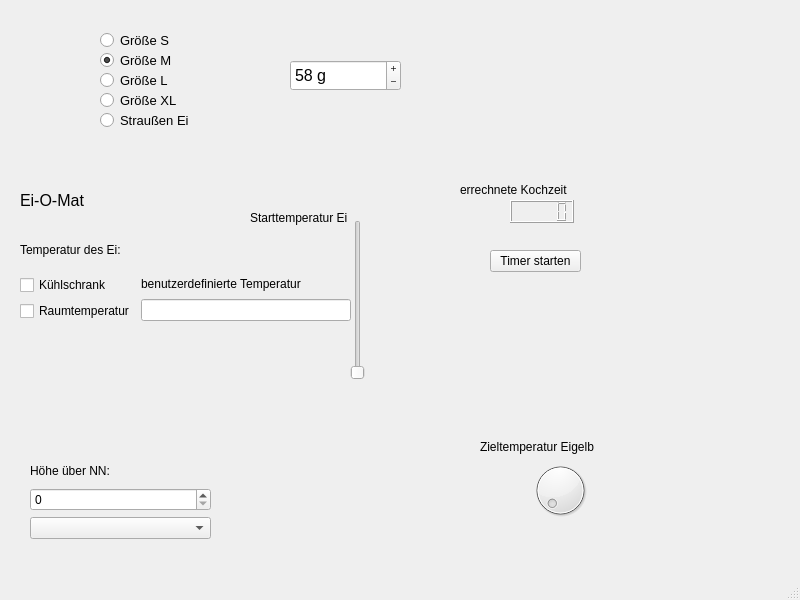
<?xml version="1.0" encoding="UTF-8"?>
<ui version="4.0">
 <class>MainWindow</class>
 <widget class="QMainWindow" name="MainWindow">
  <property name="geometry">
   <rect>
    <x>0</x>
    <y>0</y>
    <width>800</width>
    <height>600</height>
   </rect>
  </property>
  <property name="windowTitle">
   <string>MainWindow</string>
  </property>
  <widget class="QWidget" name="centralwidget">
   <widget class="QRadioButton" name="ButtonSizeL">
    <property name="geometry">
     <rect>
      <x>100</x>
      <y>70</y>
      <width>131</width>
      <height>20</height>
     </rect>
    </property>
    <property name="font">
     <font>
      <pointsize>10</pointsize>
     </font>
    </property>
    <property name="text">
     <string>Größe L</string>
    </property>
   </widget>
   <widget class="QRadioButton" name="ButtonSizeXL">
    <property name="geometry">
     <rect>
      <x>100</x>
      <y>90</y>
      <width>131</width>
      <height>20</height>
     </rect>
    </property>
    <property name="font">
     <font>
      <pointsize>10</pointsize>
     </font>
    </property>
    <property name="text">
     <string>Größe XL</string>
    </property>
   </widget>
   <widget class="QRadioButton" name="ButtonSizeM">
    <property name="geometry">
     <rect>
      <x>100</x>
      <y>50</y>
      <width>131</width>
      <height>20</height>
     </rect>
    </property>
    <property name="font">
     <font>
      <pointsize>10</pointsize>
     </font>
    </property>
    <property name="text">
     <string>Größe M</string>
    </property>
    <property name="checked">
     <bool>true</bool>
    </property>
   </widget>
   <widget class="QRadioButton" name="ButtonSizeS">
    <property name="geometry">
     <rect>
      <x>100</x>
      <y>30</y>
      <width>131</width>
      <height>20</height>
     </rect>
    </property>
    <property name="font">
     <font>
      <pointsize>10</pointsize>
     </font>
    </property>
    <property name="text">
     <string>Größe S</string>
    </property>
   </widget>
   <widget class="QSpinBox" name="spinBox">
    <property name="geometry">
     <rect>
      <x>290</x>
      <y>60</y>
      <width>111</width>
      <height>31</height>
     </rect>
    </property>
    <property name="font">
     <font>
      <pointsize>12</pointsize>
     </font>
    </property>
    <property name="buttonSymbols">
     <enum>QAbstractSpinBox::PlusMinus</enum>
    </property>
    <property name="accelerated">
     <bool>true</bool>
    </property>
    <property name="suffix">
     <string> g</string>
    </property>
    <property name="prefix">
     <string/>
    </property>
    <property name="minimum">
     <number>10</number>
    </property>
    <property name="maximum">
     <number>2000</number>
    </property>
    <property name="value">
     <number>58</number>
    </property>
   </widget>
   <widget class="QRadioButton" name="ButtonSizeOstrich">
    <property name="geometry">
     <rect>
      <x>100</x>
      <y>110</y>
      <width>131</width>
      <height>20</height>
     </rect>
    </property>
    <property name="font">
     <font>
      <pointsize>10</pointsize>
     </font>
    </property>
    <property name="text">
     <string>Straußen Ei</string>
    </property>
   </widget>
   <widget class="QLabel" name="label">
    <property name="geometry">
     <rect>
      <x>20</x>
      <y>190</y>
      <width>240</width>
      <height>21</height>
     </rect>
    </property>
    <property name="lineWidth">
     <number>3</number>
    </property>
    <property name="midLineWidth">
     <number>1</number>
    </property>
    <property name="text">
     <string>&lt;html&gt;&lt;head/&gt;&lt;body&gt;&lt;p&gt;&lt;span style=&quot; font-size:12pt;&quot;&gt;Ei-O-Mat&lt;/span&gt;&lt;/p&gt;&lt;/body&gt;&lt;/html&gt;</string>
    </property>
   </widget>
   <widget class="QPushButton" name="start_Timer">
    <property name="geometry">
     <rect>
      <x>490</x>
      <y>250</y>
      <width>91</width>
      <height>22</height>
     </rect>
    </property>
    <property name="text">
     <string>Timer starten</string>
    </property>
   </widget>
   <widget class="QLabel" name="label_3">
    <property name="geometry">
     <rect>
      <x>460</x>
      <y>180</y>
      <width>121</width>
      <height>20</height>
     </rect>
    </property>
    <property name="text">
     <string>errechnete Kochzeit</string>
    </property>
   </widget>
   <widget class="QSlider" name="verticalSlider">
    <property name="geometry">
     <rect>
      <x>350</x>
      <y>220</y>
      <width>16</width>
      <height>160</height>
     </rect>
    </property>
    <property name="orientation">
     <enum>Qt::Vertical</enum>
    </property>
   </widget>
   <widget class="QWidget" name="verticalLayoutWidget_6">
    <property name="geometry">
     <rect>
      <x>480</x>
      <y>440</y>
      <width>160</width>
      <height>80</height>
     </rect>
    </property>
    <layout class="QVBoxLayout" name="verticalLayout_6">
     <item>
      <widget class="QLabel" name="label_7">
       <property name="text">
        <string>Zieltemperatur Eigelb</string>
       </property>
      </widget>
     </item>
     <item>
      <widget class="QDial" name="dial">
       <property name="mouseTracking">
        <bool>true</bool>
       </property>
       <property name="contextMenuPolicy">
        <enum>Qt::CustomContextMenu</enum>
       </property>
      </widget>
     </item>
    </layout>
   </widget>
   <widget class="QLCDNumber" name="lcdNumber">
    <property name="geometry">
     <rect>
      <x>510</x>
      <y>200</y>
      <width>64</width>
      <height>23</height>
     </rect>
    </property>
   </widget>
   <widget class="QWidget" name="verticalLayoutWidget">
    <property name="geometry">
     <rect>
      <x>20</x>
      <y>230</y>
      <width>331</width>
      <height>91</height>
     </rect>
    </property>
    <layout class="QVBoxLayout" name="verticalLayout">
     <item>
      <widget class="QLabel" name="label_2">
       <property name="text">
        <string>Temperatur des Ei:</string>
       </property>
      </widget>
     </item>
     <item>
      <layout class="QHBoxLayout" name="horizontalLayout">
       <item>
        <layout class="QVBoxLayout" name="verticalLayout_2">
         <item>
          <widget class="QCheckBox" name="checkBox">
           <property name="text">
            <string>Kühlschrank</string>
           </property>
          </widget>
         </item>
         <item>
          <widget class="QCheckBox" name="checkBox_2">
           <property name="text">
            <string>Raumtemperatur</string>
           </property>
          </widget>
         </item>
        </layout>
       </item>
       <item>
        <layout class="QVBoxLayout" name="verticalLayout_3">
         <item>
          <widget class="QLabel" name="label_5">
           <property name="text">
            <string>benutzerdefinierte Temperatur</string>
           </property>
          </widget>
         </item>
         <item>
          <widget class="QLineEdit" name="lineEdit_2"/>
         </item>
        </layout>
       </item>
      </layout>
     </item>
    </layout>
   </widget>
   <widget class="QLabel" name="label_9">
    <property name="geometry">
     <rect>
      <x>250</x>
      <y>210</y>
      <width>131</width>
      <height>16</height>
     </rect>
    </property>
    <property name="text">
     <string>Starttemperatur Ei</string>
    </property>
   </widget>
   <widget class="QWidget" name="formLayoutWidget">
    <property name="geometry">
     <rect>
      <x>600</x>
      <y>180</y>
      <width>160</width>
      <height>191</height>
     </rect>
    </property>
    <layout class="QFormLayout" name="formLayout"/>
   </widget>
   <widget class="QWidget" name="verticalLayoutWidget_7">
    <property name="geometry">
     <rect>
      <x>30</x>
      <y>460</y>
      <width>181</width>
      <height>79</height>
     </rect>
    </property>
    <layout class="QVBoxLayout" name="verticalLayout_7">
     <item>
      <widget class="QLabel" name="label_hight">
       <property name="text">
        <string>Höhe über NN:</string>
       </property>
      </widget>
     </item>
     <item>
      <widget class="QSpinBox" name="spinBox_2"/>
     </item>
     <item>
      <widget class="QComboBox" name="comboBox">
       <property name="currentText">
        <string/>
       </property>
      </widget>
     </item>
    </layout>
   </widget>
  </widget>
  <widget class="QMenuBar" name="menubar">
   <property name="geometry">
    <rect>
     <x>0</x>
     <y>0</y>
     <width>800</width>
     <height>25</height>
    </rect>
   </property>
  </widget>
  <widget class="QStatusBar" name="statusbar"/>
 </widget>
 <resources/>
 <connections/>
</ui>
